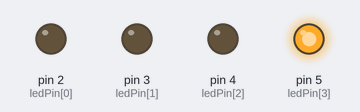
Bench run of a sketch on a simulated Arduino Uno, built with avr-gcc and run on an emulated ATmega328P. Shown: output pins drawn as LEDs (lit = HIGH).

Above: at 0.2 s.
At 1.2 s:
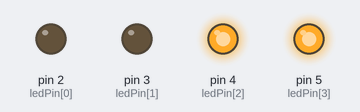
At 2.2 s:
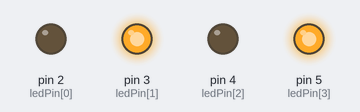
At 4.7 s:
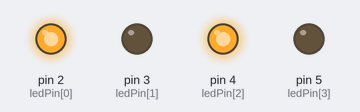
At 6.7 s:
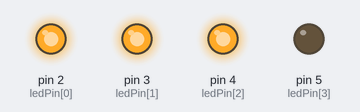
At 9.2 s:
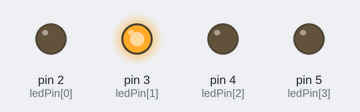
Timing chart, 0 to 9.8 s (numbered marks = the images above):
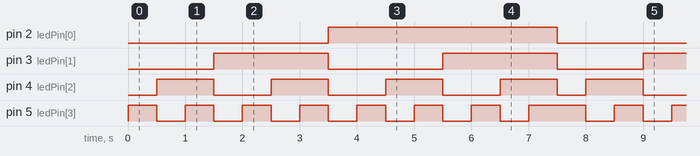

Measured:
- by itself, pin 2 (ledPin[0]): alternates HIGH for 4.0 s and LOW for 3.5 s
- by itself, pin 3 (ledPin[1]): repeats every 7.5 s: LOW 2.0 s, HIGH 2.0 s, LOW 1.5 s, HIGH 2.0 s
- by itself, pin 4 (ledPin[2]): repeats every 7.5 s: 3 × (LOW 1.0 s, HIGH 1.0 s), LOW 0.50 s, HIGH 1.0 s
- by itself, pin 5 (ledPin[3]): repeats every 7.5 s: 6 × (LOW 0.50 s, HIGH 0.50 s), LOW 0.50 s, HIGH 1.0 s

The sketch:

Binarni_brojac.ino
```cpp
int ledPin[] = {2,3,4,5};
int delay_time = 500;
//const int buttonPin1 = 6;
//const int buttonPin2 =  7;
//int buttonState1 = 0;
//int buttonState2 = 0;

void  setup()
{

  //pinMode(buttonPin1,INPUT);
  //pinMode(buttonPin2,INPUT);

  for (int i =0;i<4;i++)
  {
    pinMode(ledPin[i], OUTPUT);
    digitalWrite(ledPin[i],LOW);
  }
}

void convertToBinary(unsigned int n)
{
    if (n % 2 == 1) {
        digitalWrite(ledPin[3], HIGH);
    }else{
        digitalWrite(ledPin[3], LOW);
    }
    n = n/2 ;
    if (n % 2 == 1) {
        digitalWrite(ledPin[2], HIGH);
    }else{
        digitalWrite(ledPin[2], LOW);
    }
    n = n/2 ;
    if (n % 2 == 1) {
        digitalWrite(ledPin[1], HIGH);
    }
    else{
        digitalWrite(ledPin[1], LOW);
    }
    n = n/2 ;
    if (n % 2 == 1) {
        digitalWrite(ledPin[0], HIGH);
    }else{
        digitalWrite(ledPin[0], LOW);
    }
 }

void loop()
{
  for(int i = 1; i < 16; i++){
    //checkButton();
    convertToBinary(i);
    delay(delay_time);
  }
}

/*
void checkButton(){
  buttonState1 = digitalRead(buttonPin1);
  buttonState2 = digitalRead(buttonPin2);

  if (buttonState1 == HIGH) {
    delay_time= delay_time * 2;
  }else if (buttonState2 == HIGH) {
    delay_time= delay_time / 2;
  }
}
*/
```

zabice.c
```cpp
// Joystick var
int sX = A0;     //joystick x axis, analog input
int sY = A1;     //joystick y axis, analog input
int sSX;         //state of x, reading from sX
int sSY;         //state of y, reading from sY
int sS;          //converted state

void setup() {

  pinMode(sX, INPUT);
  pinMode(sY, INPUT);

  Serial.begin(9600);
}

void loop() {

  //stick stuff
  sSX = analogRead(sX); //reading x axis input
  delay(100);
  sSY = analogRead(sY); //reading y axis input

  //converting y and x inputs to 4 possibilities. 0 and 1023 are the maximum values on each axis of the joystick
  sS=0;
  switch (sSX) {
    case 0:
          sS=1;      // Left
          Serial.print(sS);
          Serial.print(";");
          break;
    case 1023:
          sS=2;      // Right
          Serial.print(sS);
          Serial.print(";");
          break;
  }
  switch (sSY) {
    case 0:
          sS=3;      // Up
          Serial.println(sS);
          break;
    case 1023:
          sS=4;      // Down
          Serial.println(sS);
          break;
  }
}
```
